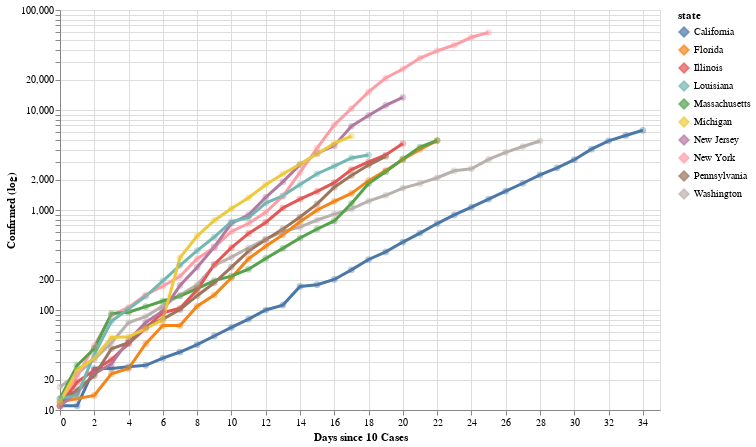

The notebook cell this image was saved under:
### Code cell
quarantine_df = pd.read_csv('./data/quarantine-activity-US.csv')
quarantine_cols = ['Province_State', 'Date Enacted', 'Lockdown Type']
quarantine_df = quarantine_df[quarantine_cols]

# CovidChart expects to have the following columns
quarantine_df = quarantine_df.rename(columns={'Date Enacted': 'lockdown_date', 'Lockdown Type': 'lockdown_type'})

# needs to have name identical to groupcol
nyt_quarantine_df = quarantine_df.rename(columns={'Province_State': 'state'})
nyt_chart = CovidChart(
    './nyt-us-states.csv', 
    groupcol='state', 
    start_criterion=DaysSinceNumReached(10, 'cases'), 
    ycol='cases', 
    top_k_groups=10, 
    quarantine_df=nyt_quarantine_df
)
nyt_chart = nyt_chart.set_ytitle('Confirmed (log)')
nyt_chart = nyt_chart.set_xtitle('Days since 10 Cases')
spec = nyt_chart.spec
spec.lines = True
# spec.points = False
# spec.tooltip_text = False
# spec.tooltip_rules = False
# spec.tooltip_points = False
# spec.has_tooltips = False

spec.lockdown_extrapolation = True
spec.tooltip_text = True
nyt_chart.set_width(600).set_height(400)
nyt_chart.set_xdomain((0, 35)).set_ydomain((10, 100000))
altChart = nyt_chart.compile()
altChart

### Figure 1 — Vega-Lite specification as saved in the notebook (floating-point values rounded to 4 significant figures; data arrays with more than 128 entries replaced by an {"elided": "..."} marker saying what was removed)
{"config": {"view": {"continuousWidth": 400, "continuousHeight": 300}, "legend": {"symbolType": "diamond"}}, "layer": [{"mark": "line", "encoding": {"x": {"type": "quantitative", "field": "x", "scale": {"domain": [0, 35]}, "title": "Days since 10 Cases"}, "y": {"type": "quantitative", "field": "y", "scale": {"domain": [10, 100000], "type": "log"}, "title": "Confirmed (log)"}}, "height": 400, "transform": [{"filter": "false"}], "width": 600}, {"mark": "point", "encoding": {"opacity": {"value": 0}, "x": {"type": "quantitative", "field": "x"}}, "height": 400, "selection": {"cursor": {"type": "single", "nearest": true, "on": "mouseover", "fields": ["x"], "empty": "none"}}, "width": 600}, {"mark": {"type": "point", "size": 0}, "encoding": {"color": {"type": "nominal", "field": "state"}, "x": {"type": "quantitative", "field": "x", "scale": {"domain": [0, 35]}, "title": "Days since 10 Cases"}, "y": {"type": "quantitative", "field": "y", "scale": {"domain": [10, 100000], "type": "log"}, "title": "Confirmed (log)"}}, "height": 400, "selection": {"legend": {"type": "multi", "fields": ["state"], "on": "click", "empty": "all", "bind": "legend", "clear": "dblclick"}}, "width": 600}, {"mark": {"type": "point", "filled": true, "size": 400}, "encoding": {"color": {"type": "nominal", "field": "state"}, "detail": {"type": "nominal", "field": "state"}, "opacity": {"value": 0}, "x": {"type": "quantitative", "field": "x", "scale": {"domain": [0, 35]}, "title": "Days since 10 Cases"}, "y": {"type": "quantitative", "field": "y", "scale": {"domain": [10, 100000], "type": "log"}, "title": "Confirmed (log)"}}, "height": 400, "selection": {"click": {"type": "single", "fields": ["state"], "on": "click", "empty": "all", "bind": {"input": "select", "options": ["", "California", "Washington", "New York", "Florida", "Massachusetts", "Illinois", "New Jersey", "Pennsylvania", "Louisiana", "Michigan"], "name": "Filter on state: "}, "clear": "dblclick"}}, "transform": [{"filter": "datum.y !== null"}, {"filter": "datum.y > 0"}, {"filter": "(isDefined(legend.state) && isDefined(legend_tuple) && legend_tuple != null && !isDefined(legend_tuple.unit) && indexof(legend.state, datum.state) >= 0) || (!(isDefined(legend.state) && isDefined(legend_tuple) && legend_tuple != null && !isDefined(legend_tuple.unit)) && (!isDefined(click.state) || !isDefined(click_state) || click.state == datum.state || click.state == \"\"))"}], "width": 600}, {"mark": {"type": "line", "size": 3}, "encoding": {"color": {"type": "nominal", "field": "state"}, "detail": {"type": "nominal", "field": "state"}, "opacity": {"condition": {"value": 1, "test": "(isDefined(legend.state) && isDefined(legend_tuple) && legend_tuple != null && !isDefined(legend_tuple.unit) && indexof(legend.state, datum.state) >= 0) || (!(isDefined(legend.state) && isDefined(legend_tuple) && legend_tuple != null && !isDefined(legend_tuple.unit)) && (!isDefined(click.state) || !isDefined(click_state) || click.state == datum.state || click.state == \"\"))"}, "value": 0.1}, "x": {"type": "quantitative", "field": "x", "scale": {"domain": [0, 35]}, "title": "Days since 10 Cases"}, "y": {"type": "quantitative", "field": "y", "scale": {"domain": [10, 100000], "type": "log"}, "title": "Confirmed (log)"}}, "height": 400, "transform": [{"filter": "datum.y !== null"}, {"filter": "datum.y > 0"}], "width": 600}, {"mark": {"type": "point", "filled": true, "size": 45}, "encoding": {"color": {"type": "nominal", "field": "state"}, "detail": {"type": "nominal", "field": "state"}, "opacity": {"condition": {"value": 0.4, "test": "(isDefined(legend.state) && isDefined(legend_tuple) && legend_tuple != null && !isDefined(legend_tuple.unit) && indexof(legend.state, datum.state) >= 0) || (!(isDefined(legend.state) && isDefined(legend_tuple) && legend_tuple != null && !isDefined(legend_tuple.unit)) && (!isDefined(click.state) || !isDefined(click_state) || click.state == datum.state || click.state == \"\"))"}, "value": 0.1}, "x": {"type": "quantitative", "field": "x", "scale": {"domain": [0, 35]}, "title": "Days since 10 Cases"}, "y": {"type": "quantitative", "field": "y", "scale": {"domain": [10, 100000], "type": "log"}, "title": "Confirmed (log)"}}, "height": 400, "transform": [{"filter": "datum.y !== null"}, {"filter": "datum.y > 0"}], "width": 600}, {"mark": {"type": "point", "filled": true}, "encoding": {"color": {"type": "nominal", "field": "state"}, "detail": {"type": "nominal", "field": "state"}, "opacity": {"condition": {"value": 1, "selection": "cursor"}, "value": 0}, "x": {"type": "quantitative", "field": "x", "scale": {"domain": [0, 35]}, "title": "Days since 10 Cases"}, "y": {"type": "quantitative", "field": "y", "scale": {"domain": [10, 100000], "type": "log"}, "title": "Confirmed (log)"}}, "height": 400, "transform": [{"filter": "datum.y !== null"}, {"filter": "datum.y > 0"}, {"filter": "(isDefined(click.state) && click.state == datum.state) || (isDefined(legend.state) && isDefined(legend_tuple) && legend_tuple != null && !isDefined(legend_tuple.unit) && indexof(legend.state, datum.state) >= 0)"}], "width": 600}, {"mark": {"type": "text", "align": "left", "dx": 5, "dy": -5}, "encoding": {"color": {"value": "black"}, "detail": {"type": "nominal", "field": "state"}, "opacity": {"value": 1}, "text": {"condition": {"type": "nominal", "field": "tooltip_text", "selection": "cursor"}, "value": " "}, "x": {"type": "quantitative", "field": "x", "scale": {"domain": [0, 35]}, "title": "Days since 10 Cases"}, "y": {"type": "quantitative", "field": "y", "scale": {"domain": [10, 100000], "type": "log"}, "title": "Confirmed (log)"}}, "height": 400, "transform": [{"filter": "datum.y !== null"}, {"filter": "datum.y > 0"}, {"calculate": "datum.state + \": \" + datum.y", "as": "tooltip_text"}, {"filter": "(isDefined(click.state) && click.state == datum.state) || (isDefined(legend.state) && isDefined(legend_tuple) && legend_tuple != null && !isDefined(legend_tuple.unit) && indexof(legend.state, datum.state) >= 0)"}], "width": 600}, {"mark": {"type": "rule", "color": "gray"}, "encoding": {"x": {"type": "quantitative", "field": "x"}}, "height": 400, "transform": [{"filter": {"selection": "cursor"}}, {"filter": "(isDefined(click.state) && isDefined(click_state) && click.state != \"\") || (isDefined(legend.state) && isDefined(legend_tuple) && legend_tuple != null && !isDefined(legend_tuple.unit) && indexof(legend.state, datum.state) >= 0)"}], "width": 600}, {"mark": {"type": "rule", "size": 3, "strokeDash": [7, 3]}, "encoding": {"color": {"type": "nominal", "field": "state"}, "detail": {"type": "nominal", "field": "state"}, "x": {"type": "quantitative", "field": "x"}}, "height": 400, "transform": [{"filter": "datum.x == datum.lockdown_x"}, {"filter": "(isDefined(click.state) && click.state == datum.state) || (isDefined(legend.state) && isDefined(legend_tuple) && legend_tuple != null && !isDefined(legend_tuple.unit) && indexof(legend.state, datum.state) >= 0)"}], "width": 600}, {"mark": {"type": "text", "align": "left", "dx": 5, "dy": -200}, "encoding": {"color": {"value": "black"}, "detail": {"type": "nominal", "field": "state"}, "text": {"condition": {"type": "nominal", "field": "lockdown_tooltip_text", "selection": "cursor"}, "value": " "}, "x": {"type": "quantitative", "field": "x"}}, "height": 400, "transform": [{"filter": "datum.x == datum.lockdown_x"}, {"filter": "(isDefined(click.state) && click.state == datum.state) || (isDefined(legend.state) && isDefined(legend_tuple) && legend_tuple != null && !isDefined(legend_tuple.unit) && indexof(legend.state, datum.state) >= 0)"}, {"calculate": "datum.state + \" \" + datum.lockdown_type", "as": "lockdown_tooltip_text"}, {"filter": "(isDefined(click.state) && click.state == datum.state) || (isDefined(legend.state) && isDefined(legend_tuple) && legend_tuple != null && !isDefined(legend_tuple.unit) && indexof(legend.state, datum.state) >= 0)"}], "width": 600}, {"mark": {"type": "line", "size": 5, "strokeDash": [1, 1]}, "encoding": {"color": {"type": "nominal", "field": "state"}, "detail": {"type": "nominal", "field": "state"}, "x": {"type": "quantitative", "field": "x", "scale": {"domain": [0, 35]}, "title": "Days since 10 Cases"}, "y": {"type": "quantitative", "field": "model_y", "scale": {"domain": [10, 100000], "type": "log"}, "title": "Confirmed (log)"}}, "height": 400, "transform": [{"filter": "datum.lockdown_x != null"}, {"filter": "datum.x >= datum.lockdown_x"}, {"filter": "datum.y !== null"}, {"calculate": "datum.lockdown_y * pow(datum.lockdown_slope, datum.x - datum.lockdown_x)", "as": "model_y"}, {"filter": "(isDefined(click.state) && click.state == datum.state) || (isDefined(legend.state) && isDefined(legend_tuple) && legend_tuple != null && !isDefined(legend_tuple.unit) && indexof(legend.state, datum.state) >= 0)"}], "width": 600}, {"mark": {"type": "text", "align": "left", "dx": 5, "dy": -20}, "encoding": {"color": {"value": "black"}, "detail": {"type": "nominal", "field": "state"}, "opacity": {"value": 1}, "text": {"condition": {"type": "nominal", "field": "extrap_text", "selection": "cursor"}, "value": " "}, "x": {"type": "quantitative", "field": "x", "scale": {"domain": [0, 35]}, "title": "Days since 10 Cases"}, "y": {"type": "quantitative", "field": "model_y", "scale": {"domain": [10, 100000], "type": "log"}, "title": "Confirmed (log)"}}, "height": 400, "transform": [{"filter": "datum.lockdown_x != null"}, {"filter": "datum.x >= datum.lockdown_x"}, {"filter": "datum.y !== null"}, {"calculate": "datum.lockdown_y * pow(datum.lockdown_slope, datum.x - datum.lockdown_x)", "as": "model_y"}, {"filter": "(isDefined(click.state) && click.state == datum.state) || (isDefined(legend.state) && isDefined(legend_tuple) && legend_tuple != null && !isDefined(legend_tuple.unit) && indexof(legend.state, datum.state) >= 0)"}, {"calculate": "\"trend at lockdown for \" + datum.state", "as": "extrap_text"}], "width": 600}], "data": {"name": "data-9998ec27de3f1096d0e611bbf7eeaad5"}, "$schema": "https://vega.github.io/schema/vega-lite/v4.0.0.json", "datasets": {"data-9998ec27de3f1096d0e611bbf7eeaad5": {"elided": "235 records"}}}
